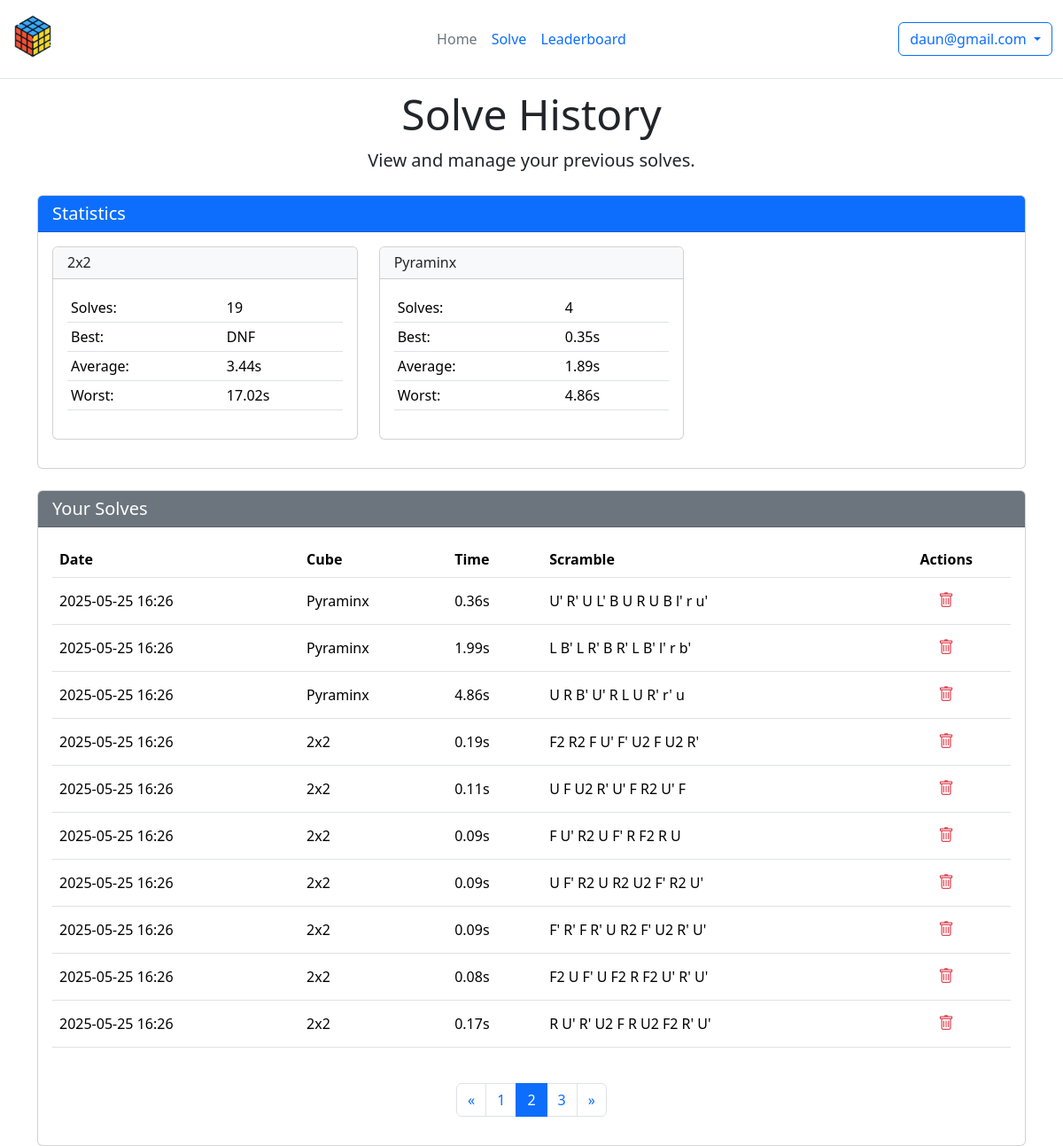
The app's page /history?page=2 (signed in) with its own data.
### main.py (models this page shows, shortened)
class User(db.Model):
    id = db.Column(db.Integer, primary_key=True)
    email = db.Column(db.String(120), unique=True, nullable=False)
    password_hash = db.Column(db.String(128), nullable=False)
    solves = db.relationship('Solve', backref='solver', lazy=True)

class Solve(db.Model):
    id = db.Column(db.Integer, primary_key=True)
    time = db.Column(db.Float, nullable=False)
    date = db.Column(db.DateTime, default=datetime.utcnow)
    user_id = db.Column(db.Integer, db.ForeignKey('user.id'), nullable=False)
    cube_id = db.Column(db.Integer, db.ForeignKey('cube.id'), nullable=False)
    user = db.relationship('User')

class Cube(db.Model):
    id = db.Column(db.Integer, primary_key=True)
    cube_type = db.Column(db.String(20), nullable=False)
    pattern = db.Column(db.String(200), nullable=True)
    solves = db.relationship('Solve', backref='cube', lazy=True)

### main.py (the view)
@app.route('/history')
def history():
    if 'email' not in session:
        return redirect(url_for('login'))
    user = User.query.filter_by(email=session['email']).first()
    page = request.args.get('page', 1, type=int)
    solves = Solve.query.filter_by(user_id=user.id)\
                  .order_by(Solve.date.desc())\
                  .paginate(page=page, per_page=10)
    stats = {}
    for cube_type in ["3x3", "2x2", "4x4", "5x5", "Megaminx", "Pyraminx", "Skewb"]:
        cube_solves = Solve.query.join(Cube).filter(
            Solve.user_id == user.id,
            Cube.cube_type == cube_type
        ).all()
        if cube_solves:
            times = [solve.time for solve in cube_solves]
            stats[cube_type] = {
                'count': len(times),
                'best': min(times),
                'average': sum(times) / len(times),
                'worst': max(times)
            }
    return render_template('history.html', solves=solves, stats=stats)

### templates/history.html (shortened to what this page needs)
{% extends 'base.html' %}
{% block stylesheet %}
<link rel="stylesheet" href="{{ url_for('static', filename='css/history.css') }}">
{% endblock %}
{% block header %}
<div class="text-center mb-4">
  <h1 class="display-5">Solve History</h1>
  <p class="lead">View and manage your previous solves.</p>
</div>
{% endblock %}
{% block body %}
<div class="container">
  {% if stats %}
  <div class="card mb-4">
    <div class="card-header bg-primary text-white">
      <h5 class="card-title mb-0">Statistics</h5>
    </div>
    <div class="card-body">
      <div class="row">
        {% for cube_type, cube_stats in stats.items() %}
        <div class="col-md-4 mb-3">
          <div class="card h-100">
            <div class="card-header bg-light">
              <h6 class="mb-0">{{ cube_type }}</h6>
            </div>
            <div class="card-body">
              <table class="table table-sm">
                <tr>
                  <td>Solves:</td>
                  <td>{{ cube_stats.count }}</td>
                </tr>
                <tr>
                  <td>Best:</td>
                  <td>{% if cube_stats.best < 0 %}DNF{% else %}{{ "%.2f"|format(cube_stats.best) }}s{% endif %}</td>
                </tr>
                <tr>
                  <td>Average:</td>
                  <td>{{ "%.2f"|format(cube_stats.average) }}s</td>
                </tr>
                <tr>
                  <td>Worst:</td>
                  <td>{% if cube_stats.worst < 0 %}DNF{% else %}{{ "%.2f"|format(cube_stats.worst) }}s{% endif %}</td>
                </tr>
              </table>
            </div>
          </div>
        </div>
        {% endfor %}
      </div>
    </div>
  </div>
  {% endif %}
  <div class="card">
    <div class="card-header bg-secondary text-white d-flex justify-content-between align-items-center">
      <h5 class="card-title mb-0">Your Solves</h5>
    </div>
    <div class="card-body">
      {% if solves.items %}
      <div class="table-responsive">
        <table class="table table-hover">
          <thead>
            <tr>
              <th>Date</th>
              <th>Cube</th>
              <th>Time</th>
              <th>Scramble</th>
              <th class="text-center">Actions</th>
            </tr>
          </thead>
          <tbody>
            {% for solve in solves.items %}
            <tr class="solve-row" data-solve-id="{{ solve.id }}">
              <td>{{ solve.date.strftime('%Y-%m-%d %H:%M') }}</td>
              <td>{{ solve.cube.cube_type }}</td>
              <td {% if solve.time < 0 %}class="penalty-dnf">DNF{% else %}{% if solve.time > 100 %}class="penalty-plus2"{% endif %}>{{ "%.2f"|format(solve.time) }}s{% endif %}</td>
              <td class="text-truncate" style="max-width: 300px;">{{ solve.cube.pattern }}</td>
              <td class="text-center">
                <button class="delete-btn" data-solve-id="{{ solve.id }}" title="Delete solve">
                  <i class="bi bi-trash"></i>
                </button>
              </td>
            </tr>
            {% endfor %}
          </tbody>
        </table>
      </div>
      <div class="d-flex justify-content-center mt-4">
        <nav aria-label="Page navigation">
          <ul class="pagination">
            {% if solves.has_prev %}
            <li class="page-item">
              <a class="page-link" href="{{ url_for('history', page=solves.prev_num) }}" aria-label="Previous">
                <span aria-hidden="true">&laquo;</span>
              </a>
            </li>
            {% else %}
            <li class="page-item disabled">
              <a class="page-link" href="#" aria-label="Previous">
                <span aria-hidden="true">&laquo;</span>
              </a>
            </li>
            {% endif %}
            {% for page_num in solves.iter_pages(left_edge=1, right_edge=1, left_current=1, right_current=2) %}
              {% if page_num %}
                {% if page_num == solves.page %}
                <li class="page-item active"><a class="page-link" href="#">{{ page_num }}</a></li>
                {% else %}
                <li class="page-item"><a class="page-link" href="{{ url_for('history', page=page_num) }}">{{ page_num }}</a></li>
                {% endif %}
              {% else %}
                <li class="page-item disabled"><a class="page-link" href="#">...</a></li>
              {% endif %}
            {% endfor %}
            {% if solves.has_next %}
            <li class="page-item">
              <a class="page-link" href="{{ url_for('history', page=solves.next_num) }}" aria-label="Next">
                <span aria-hidden="true">&raquo;</span>
              </a>
            </li>
            {% else %}
            <li class="page-item disabled">
              <a class="page-link" href="#" aria-label="Next">
                <span aria-hidden="true">&raquo;</span>
              </a>
            </li>
            {% endif %}
          </ul>
        </nav>
      </div>
      {% else %}
      <div class="alert alert-info">
        You don't have any solves recorded yet. <a href="{{ url_for('solve') }}">Add your first solve</a>!
      </div>
      {% endif %}
    </div>
  </div>
</div>
{% endblock %}

### templates/base.html (shortened to what this page needs)
<!doctype html>
<html lang="en">
<head>
    <link rel="stylesheet" href="{{ url_for('static', filename='css/main.css') }}">
    <link rel="stylesheet" href="{{ url_for('static', filename='css/base.css') }}">
    <link rel="stylesheet" href="https://cdn.jsdelivr.net/npm/bootstrap@5.3.3/dist/css/bootstrap.min.css">
    <link rel="stylesheet" href="https://cdn.jsdelivr.net/npm/bootstrap-icons@1.11.1/font/bootstrap-icons.css">
    {% block stylesheet %}{% endblock %}
</head>
<body class="d-flex flex-column min-vh-100">
    <header class="fixed-top bg-white d-flex flex-wrap align-items-center justify-content-center justify-content-md-between py-3 border-bottom">
        <div class="container-fluid">
            <div class="d-flex flex-wrap align-items-center justify-content-center justify-content-md-between">
                <div class="col-md-3 mb-2 mb-md-0"><a href="/" class="d-inline-flex link-body-emphasis text-decoration-none">
                    <img src="{{ url_for('static', filename='images/rubik.png') }}"
                        alt="My Logo"
                        width="50"
                        height="50"
                        class="bi"/>
                </a></div>
                <ul class="nav col-12 col-md-auto mb-2 justify-content-center mb-md-0">
                    <li><a href="/" class="nav-link px-2 link-secondary">Home</a></li>
                    <li><a href="/solve" class="nav-link px-2">Solve</a></li>
                    <li><a href="/leaderboard" class="nav-link px-2">Leaderboard</a></li>
                </ul>
                <div class="col-md-3 text-end">
                    {% if session.email %}
                    <div class="dropdown">
                        <button
                                class="btn btn-outline-primary dropdown-toggle"
                                type="button"
                                id="userDropdown"
                                data-bs-toggle="dropdown"
                                aria-expanded="false">
                            {{ session.email }}
                        </button>
                    </div>
                    {% else %}
                    <a style="text-decoration:none;" href="{{ url_for('login') }}">
                        <button type="button" class="btn btn-outline-primary me-2">Login</button>
                    </a>
                    {% endif %}
                </div>
            </div>
        </div>
    </header>
    <main class="container-fluid flex-grow-1">
        {% block header %}{% endblock %}
        {% block body %}{% endblock %}
    </main>
</body>
</html>

### static/css/main.css (style rules this page uses)
*, *::before, *::after { box-sizing: border-box; }
html, body { margin: 0; padding: 0; }

### static/css/base.css (style rules this page uses)
body { padding-top: 100px; }
.fixed-top { background-color: white; z-index: 1030; }

### static/css/history.css (style rules this page uses)
.table td { vertical-align: middle; }
.delete-btn { color: #dc3545; background: none; border: none; cursor: pointer; padding: 8px; font-size: 1.1rem; transition: all 0.2s ease; border-radius: 50%; display: inline-flex; align-items: center; justify-content: center; width: 36px; height: 36px; }
.delete-btn i { display: block; line-height: 1; }
.solve-row { transition: opacity 0.3s ease-out; }

### records on screen
User: email "daun@gmail.com"
Solve: worst "17.02"
Solve: best "0.35"
Solve: worst "4.86", date "2025-05-25 16:26", cube.cube_type "Pyraminx", time "4.86", cube.pattern "U R B' U' R L U R' r' u"
Solve: date "2025-05-25 16:26", cube.cube_type "Pyraminx", time "0.36", cube.pattern "U' R' U L' B U R U B l' r u'"
Solve: date "2025-05-25 16:26", cube.cube_type "Pyraminx", time "1.99", cube.pattern "L B' L R' B R' L B' l' r b'"
Solve: date "2025-05-25 16:26", cube.cube_type "2x2", time "0.19", cube.pattern "F2 R2 F U' F' U2 F U2 R'"
Solve: date "2025-05-25 16:26", cube.cube_type "2x2", time "0.11", cube.pattern "U F U2 R' U' F R2 U' F"
Solve: date "2025-05-25 16:26", cube.cube_type "2x2", time "0.09", cube.pattern "F U' R2 U F' R F2 R U"
Solve: date "2025-05-25 16:26", cube.cube_type "2x2", time "0.09", cube.pattern "U F' R2 U R2 U2 F' R2 U'"
Solve: date "2025-05-25 16:26", cube.cube_type "2x2", time "0.09", cube.pattern "F' R' F R' U R2 F' U2 R' U'"
Solve: date "2025-05-25 16:26", cube.cube_type "2x2", time "0.08", cube.pattern "F2 U F' U F2 R F2 U' R' U'"
Solve: date "2025-05-25 16:26", cube.cube_type "2x2", time "0.17", cube.pattern "R U' R' U2 F R U2 F2 R' U'"

### other values on screen
{{ cube_type }} "2x2" "Pyraminx"
{{ cube_stats.count }} "19" "4"
{{ "%.2f"|format(cube_stats.average) }} "3.44" "1.89"
{{ page_num }} "1" "3"
{{ page_num }} "2"
